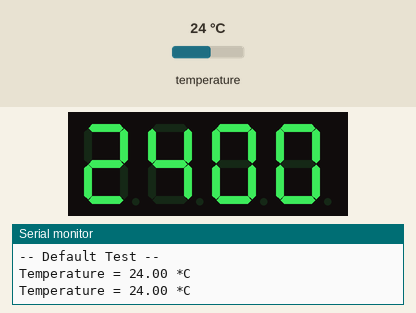
This sketch was run on a simulated Arduino Uno, built with avr-gcc and run on an emulated ATmega328P. Parts: 4-digit seven-segment display, the last lines printed to the serial monitor. The test bench sets the inputs (shaded band); at power-on: temperature 24 °C.

Above: at 1.2 s.
1.3 s: temperature set to 12 °C
At 3.7 s:
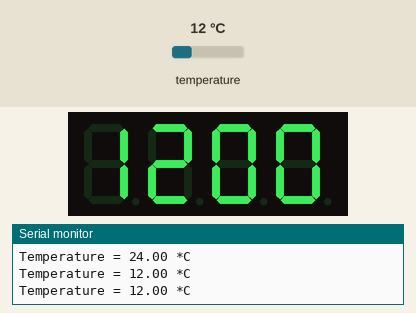
4.5 s: temperature set to 19 °C
At 7.3 s:
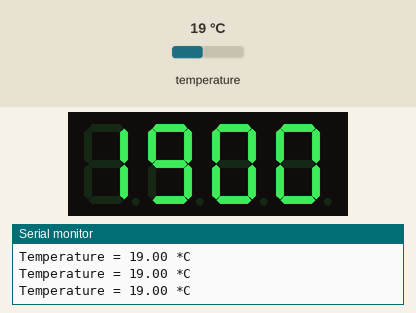
7.6 s: temperature set to 28 °C
At 10.0 s:
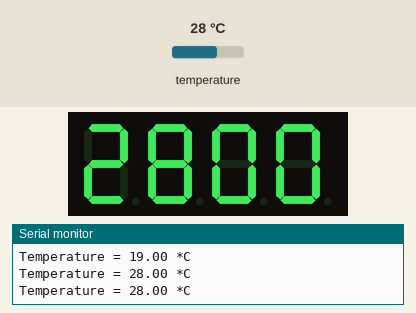
Timing chart, 0 to 11.5 s (numbered marks = the images above; inputs shaded):
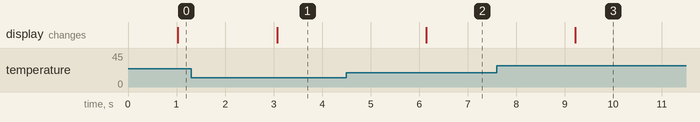

Measured:
- after the input at 1.3 s, the display: changes after 1.8 s (image 1)
- after the input at 4.5 s, the display: changes after 1.6 s (image 2)
- after the input at 7.6 s, the display: changes after 1.6 s (image 3)

The sketch:

portable-thermometer.ino
```cpp
#include <Wire.h>
#include <SPI.h>
#include <Adafruit_Sensor.h>
#include <Adafruit_BME280.h>

#include <Arduino.h>
#include <TM1637Display.h>

#define CLK 2
#define DIO 3

#define TEST_DELAY   2000

const uint8_t SEG_DONE[] = {
  SEG_B | SEG_C | SEG_D | SEG_E | SEG_G,           // d
  SEG_A | SEG_B | SEG_C | SEG_D | SEG_E | SEG_F,   // O
  SEG_C | SEG_E | SEG_G,                           // n
  SEG_A | SEG_D | SEG_E | SEG_F | SEG_G            // E
};

TM1637Display display(CLK, DIO);

#define BME_SCK 13
#define BME_MISO 12
#define BME_MOSI 11
#define BME_CS 10

#define SEALEVELPRESSURE_HPA (1013.25)

Adafruit_BME280 bme; // I2C
//Adafruit_BME280 bme(BME_CS); // hardware SPI
//Adafruit_BME280 bme(BME_CS, BME_MOSI, BME_MISO, BME_SCK); // software SPI

unsigned long delayTime;

float temp = 0;
void setup() {
  Serial.begin(9600);
  while (!Serial);   // time to get serial running
  Serial.println(F("BME280 test"));

  unsigned status;

  // default settings
  status = bme.begin(0x76);
  // You can also pass in a Wire library object like &Wire2
  // status = bme.begin(0x76, &Wire2)
  if (!status) {
    Serial.println("Could not find a valid BME280 sensor, check wiring, address, sensor ID!");
    Serial.print("SensorID was: 0x"); Serial.println(bme.sensorID(), 16);
    Serial.print("        ID of 0xFF probably means a bad address, a BMP 180 or BMP 085\n");
    Serial.print("   ID of 0x56-0x58 represents a BMP 280,\n");
    Serial.print("        ID of 0x60 represents a BME 280.\n");
    Serial.print("        ID of 0x61 represents a BME 680.\n");
    while (1) delay(10);
  }

  Serial.println("-- Default Test --");
  delayTime = 1000;

  Serial.println();
}

void printValues() {
  temp = bme.readTemperature();
  Serial.print("Temperature = ");
  Serial.print(bme.readTemperature());
  Serial.println(" *C");

  delay(delayTime);
  display.setBrightness(0x0f);
  display.showNumberDecEx(int(temp * 100), false);
}

void loop() {
  printValues();
}
```
